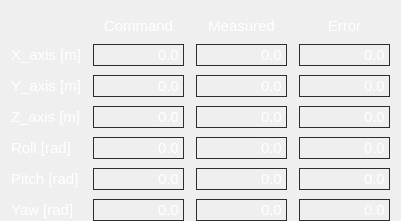
      <widget class="QWidget" name="gridLayoutWidget_3">
       <property name="geometry">
        <rect>
         <x>20</x>
         <y>240</y>
         <width>401</width>
         <height>221</height>
        </rect>
       </property>
       <layout class="QGridLayout" name="gridLayout_3">
        <property name="bottomMargin">
         <number>0</number>
        </property>
        <property name="horizontalSpacing">
         <number>12</number>
        </property>
        <property name="verticalSpacing">
         <number>9</number>
        </property>
        <item row="1" column="2">
         <widget class="QLineEdit" name="txt_measured_x_2">
          <property name="enabled">
           <bool>true</bool>
          </property>
          <property name="font">
           <font>
            <pointsize>11</pointsize>
            <italic>false</italic>
           </font>
          </property>
          <property name="layoutDirection">
           <enum>Qt::LeftToRight</enum>
          </property>
          <property name="styleSheet">
           <string notr="true">background: transparent;
border: 1px solid #2E2C2C;
color: rgb(255, 255, 255);</string>
          </property>
          <property name="text">
           <string>0.0</string>
          </property>
          <property name="alignment">
           <set>Qt::AlignRight|Qt::AlignTrailing|Qt::AlignVCenter</set>
          </property>
          <property name="readOnly">
           <bool>true</bool>
          </property>
         </widget>
        </item>
        <item row="0" column="2">
         <widget class="QLabel" name="cmd_x_42">
          <property name="font">
           <font>
            <pointsize>11</pointsize>
            <italic>false</italic>
           </font>
          </property>
          <property name="styleSheet">
           <string notr="true">color: rgb(255, 255, 255);</string>
          </property>
          <property name="text">
           <string>Measured</string>
          </property>
          <property name="alignment">
           <set>Qt::AlignBottom|Qt::AlignHCenter</set>
          </property>
         </widget>
        </item>
        <item row="0" column="3">
         <widget class="QLabel" name="cmd_x_43">
          <property name="font">
           <font>
            <pointsize>11</pointsize>
            <italic>false</italic>
           </font>
          </property>
          <property name="styleSheet">
           <string notr="true">color: rgb(255, 255, 255);</string>
          </property>
          <property name="text">
           <string>Error</string>
          </property>
          <property name="alignment">
           <set>Qt::AlignBottom|Qt::AlignHCenter</set>
          </property>
         </widget>
        </item>
        <item row="1" column="3">
         <widget class="QLineEdit" name="txt_error_x_2">
          <property name="enabled">
           <bool>true</bool>
          </property>
          <property name="font">
           <font>
            <pointsize>11</pointsize>
            <italic>false</italic>
           </font>
          </property>
          <property name="layoutDirection">
           <enum>Qt::LeftToRight</enum>
          </property>
          <property name="styleSheet">
           <string notr="true">background: transparent;
border: 1px solid #2E2C2C;
color: rgb(255, 255, 255);</string>
          </property>
          <property name="text">
           <string>0.0</string>
          </property>
          <property name="alignment">
           <set>Qt::AlignRight|Qt::AlignTrailing|Qt::AlignVCenter</set>
          </property>
          <property name="readOnly">
           <bool>true</bool>
          </property>
         </widget>
        </item>
        <item row="4" column="0">
         <widget class="QLabel" name="cmd_x_44">
          <property name="font">
           <font>
            <pointsize>11</pointsize>
            <italic>false</italic>
           </font>
          </property>
          <property name="styleSheet">
           <string notr="true">color: rgb(255, 255, 255);</string>
          </property>
          <property name="text">
           <string>Roll [rad]</string>
          </property>
         </widget>
        </item>
        <item row="5" column="0">
         <widget class="QLabel" name="cmd_x_45">
          <property name="font">
           <font>
            <pointsize>11</pointsize>
            <italic>false</italic>
           </font>
          </property>
          <property name="styleSheet">
           <string notr="true">color: rgb(255, 255, 255);</string>
          </property>
          <property name="text">
           <string>Pitch [rad]</string>
          </property>
         </widget>
        </item>
        <item row="3" column="0">
         <widget class="QLabel" name="cmd_x_46">
          <property name="font">
           <font>
            <pointsize>11</pointsize>
            <italic>false</italic>
           </font>
          </property>
          <property name="styleSheet">
           <string notr="true">color: rgb(255, 255, 255);</string>
          </property>
          <property name="text">
           <string>Z_axis [m]</string>
          </property>
         </widget>
        </item>
        <item row="2" column="0">
         <widget class="QLabel" name="cmd_x_47">
          <property name="font">
           <font>
            <pointsize>11</pointsize>
            <italic>false</italic>
           </font>
          </property>
          <property name="styleSheet">
           <string notr="true">color: rgb(255, 255, 255);</string>
          </property>
          <property name="text">
           <string>Y_axis [m]</string>
          </property>
         </widget>
        </item>
        <item row="1" column="1">
         <widget class="QLineEdit" name="txt_cmd_x_2">
          <property name="enabled">
           <bool>true</bool>
          </property>
          <property name="palette">
           <palette>
            <active>
             <colorrole role="WindowText">
              <brush brushstyle="SolidPattern">
               <color alpha="255">
                <red>255</red>
                <green>255</green>
                <blue>255</blue>
               </color>
              </brush>
             </colorrole>
             <colorrole role="Button">
              <brush brushstyle="SolidPattern">
               <color alpha="0">
                <red>0</red>
                <green>0</green>
                <blue>0</blue>
               </color>
              </brush>
             </colorrole>
             <colorrole role="Text">
              <brush brushstyle="SolidPattern">
               <color alpha="255">
                <red>255</red>
                <green>255</green>
                <blue>255</blue>
               </color>
              </brush>
             </colorrole>
             <colorrole role="ButtonText">
              <brush brushstyle="SolidPattern">
               <color alpha="255">
                <red>255</red>
                <green>255</green>
                <blue>255</blue>
               </color>
              </brush>
             </colorrole>
             <colorrole role="Base">
              <brush brushstyle="SolidPattern">
               <color alpha="0">
                <red>0</red>
                <green>0</green>
                <blue>0</blue>
               </color>
              </brush>
             </colorrole>
             <colorrole role="Window">
              <brush brushstyle="SolidPattern">
               <color alpha="0">
                <red>0</red>
                <green>0</green>
                <blue>0</blue>
               </color>
              </brush>
             </colorrole>
            </active>
            <inactive>
             <colorrole role="WindowText">
              <brush brushstyle="SolidPattern">
               <color alpha="255">
                <red>255</red>
                <green>255</green>
                <blue>255</blue>
               </color>
              </brush>
             </colorrole>
             <colorrole role="Button">
              <brush brushstyle="SolidPattern">
               <color alpha="0">
                <red>0</red>
                <green>0</green>
                <blue>0</blue>
               </color>
              </brush>
             </colorrole>
             <colorrole role="Text">
              <brush brushstyle="SolidPattern">
               <color alpha="255">
                <red>255</red>
                <green>255</green>
                <blue>255</blue>
               </color>
              </brush>
             </colorrole>
             <colorrole role="ButtonText">
              <brush brushstyle="SolidPattern">
               <color alpha="255">
                <red>255</red>
                <green>255</green>
                <blue>255</blue>
               </color>
              </brush>
             </colorrole>
             <colorrole role="Base">
              <brush brushstyle="SolidPattern">
               <color alpha="0">
                <red>0</red>
                <green>0</green>
                <blue>0</blue>
               </color>
              </brush>
             </colorrole>
             <colorrole role="Window">
              <brush brushstyle="SolidPattern">
               <color alpha="0">
                <red>0</red>
                <green>0</green>
                <blue>0</blue>
               </color>
              </brush>
             </colorrole>
            </inactive>
            <disabled>
             <colorrole role="WindowText">
              <brush brushstyle="SolidPattern">
               <color alpha="255">
                <red>255</red>
                <green>255</green>
                <blue>255</blue>
               </color>
              </brush>
             </colorrole>
             <colorrole role="Button">
              <brush brushstyle="SolidPattern">
               <color alpha="0">
                <red>0</red>
                <green>0</green>
                <blue>0</blue>
               </color>
              </brush>
             </colorrole>
             <colorrole role="Text">
              <brush brushstyle="SolidPattern">
               <color alpha="255">
                <red>255</red>
                <green>255</green>
                <blue>255</blue>
               </color>
              </brush>
             </colorrole>
             <colorrole role="ButtonText">
              <brush brushstyle="SolidPattern">
               <color alpha="255">
                <red>255</red>
                <green>255</green>
                <blue>255</blue>
               </color>
              </brush>
             </colorrole>
             <colorrole role="Base">
              <brush brushstyle="SolidPattern">
               <color alpha="0">
                <red>0</red>
                <green>0</green>
                <blue>0</blue>
               </color>
              </brush>
             </colorrole>
             <colorrole role="Window">
              <brush brushstyle="SolidPattern">
               <color alpha="0">
                <red>0</red>
                <green>0</green>
                <blue>0</blue>
               </color>
              </brush>
             </colorrole>
            </disabled>
           </palette>
          </property>
          <property name="font">
           <font>
            <pointsize>11</pointsize>
            <italic>false</italic>
           </font>
          </property>
          <property name="layoutDirection">
           <enum>Qt::LeftToRight</enum>
          </property>
          <property name="styleSheet">
           <string notr="true">background: transparent;
color: rgb(255, 255, 255);
border: 1px solid #2E2C2C;</string>
          </property>
          <property name="text">
           <string>0.0</string>
          </property>
          <property name="alignment">
           <set>Qt::AlignRight|Qt::AlignTrailing|Qt::AlignVCenter</set>
          </property>
          <property name="readOnly">
           <bool>true</bool>
          </property>
         </widget>
        </item>
        <item row="0" column="1">
         <widget class="QLabel" name="cmd_x_63">
          <property name="enabled">
           <bool>false</bool>
          </property>
          <property name="minimumSize">
           <size>
            <width>0</width>
            <height>17</height>
           </size>
          </property>
          <property name="maximumSize">
           <size>
            <width>16777215</width>
            <height>16777215</height>
           </size>
          </property>
          <property name="font">
           <font>
            <pointsize>11</pointsize>
            <italic>false</italic>
           </font>
          </property>
          <property name="styleSheet">
           <string notr="true">color: rgb(255, 255, 255);</string>
          </property>
          <property name="text">
           <string>Command</string>
          </property>
          <property name="alignment">
           <set>Qt::AlignBottom|Qt::AlignHCenter</set>
          </property>
         </widget>
        </item>
        <item row="1" column="0">
         <widget class="QLabel" name="cmd_x_64">
          <property name="font">
           <font>
            <pointsize>11</pointsize>
            <italic>false</italic>
           </font>
          </property>
          <property name="styleSheet">
           <string notr="true">color: rgb(255, 255, 255);</string>
          </property>
          <property name="text">
           <string>X_axis [m]</string>
          </property>
         </widget>
        </item>
        <item row="2" column="1">
         <widget class="QLineEdit" name="txt_cmd_y_2">
          <property name="enabled">
           <bool>true</bool>
          </property>
          <property name="font">
           <font>
            <pointsize>11</pointsize>
            <italic>false</italic>
           </font>
          </property>
          <property name="layoutDirection">
           <enum>Qt::LeftToRight</enum>
          </property>
          <property name="styleSheet">
           <string notr="true">background: transparent;
border: 1px solid #2E2C2C;
color: rgb(255, 255, 255);</string>
          </property>
          <property name="text">
           <string>0.0</string>
          </property>
          <property name="alignment">
           <set>Qt::AlignRight|Qt::AlignTrailing|Qt::AlignVCenter</set>
          </property>
          <property name="readOnly">
           <bool>true</bool>
          </property>
         </widget>
        </item>
        <item row="6" column="0">
         <widget class="QLabel" name="cmd_x_65">
          <property name="font">
           <font>
            <pointsize>11</pointsize>
            <italic>false</italic>
           </font>
          </property>
          <property name="styleSheet">
           <string notr="true">color: rgb(255, 255, 255);</string>
          </property>
          <property name="text">
           <string>Yaw [rad]</string>
          </property>
         </widget>
        </item>
        <item row="3" column="1">
         <widget class="QLineEdit" name="txt_cmd_z_2">
          <property name="enabled">
           <bool>true</bool>
          </property>
          <property name="font">
           <font>
            <pointsize>11</pointsize>
            <italic>false</italic>
           </font>
          </property>
          <property name="layoutDirection">
           <enum>Qt::LeftToRight</enum>
          </property>
          <property name="styleSheet">
           <string notr="true">background: transparent;
border: 1px solid #2E2C2C;
color: rgb(255, 255, 255);</string>
          </property>
          <property name="text">
           <string>0.0</string>
          </property>
          <property name="alignment">
           <set>Qt::AlignRight|Qt::AlignTrailing|Qt::AlignVCenter</set>
          </property>
          <property name="readOnly">
           <bool>true</bool>
          </property>
         </widget>
        </item>
        <item row="4" column="1">
         <widget class="QLineEdit" name="txt_cmd_roll_2">
          <property name="enabled">
           <bool>true</bool>
          </property>
          <property name="font">
           <font>
            <pointsize>11</pointsize>
            <italic>false</italic>
           </font>
          </property>
          <property name="layoutDirection">
           <enum>Qt::LeftToRight</enum>
          </property>
          <property name="styleSheet">
           <string notr="true">background: transparent;
border: 1px solid #2E2C2C;
color: rgb(255, 255, 255);</string>
          </property>
          <property name="text">
           <string>0.0</string>
          </property>
          <property name="alignment">
           <set>Qt::AlignRight|Qt::AlignTrailing|Qt::AlignVCenter</set>
          </property>
          <property name="readOnly">
           <bool>true</bool>
          </property>
         </widget>
        </item>
        <item row="5" column="1">
         <widget class="QLineEdit" name="txt_cmd_pitch_2">
          <property name="enabled">
           <bool>true</bool>
          </property>
          <property name="font">
           <font>
            <pointsize>11</pointsize>
            <italic>false</italic>
           </font>
          </property>
          <property name="layoutDirection">
           <enum>Qt::LeftToRight</enum>
          </property>
          <property name="styleSheet">
           <string notr="true">background: transparent;
border: 1px solid #2E2C2C;
color: rgb(255, 255, 255);</string>
          </property>
          <property name="text">
           <string>0.0</string>
          </property>
          <property name="alignment">
           <set>Qt::AlignRight|Qt::AlignTrailing|Qt::AlignVCenter</set>
          </property>
          <property name="readOnly">
           <bool>true</bool>
          </property>
         </widget>
        </item>
        <item row="6" column="1">
         <widget class="QLineEdit" name="txt_cmd_yaw_2">
          <property name="enabled">
           <bool>true</bool>
          </property>
          <property name="font">
           <font>
            <pointsize>11</pointsize>
            <italic>false</italic>
           </font>
          </property>
          <property name="layoutDirection">
           <enum>Qt::LeftToRight</enum>
          </property>
          <property name="styleSheet">
           <string notr="true">background: transparent;
border: 1px solid #2E2C2C;
color: rgb(255, 255, 255);</string>
          </property>
          <property name="text">
           <string>0.0</string>
          </property>
          <property name="alignment">
           <set>Qt::AlignRight|Qt::AlignTrailing|Qt::AlignVCenter</set>
          </property>
          <property name="readOnly">
           <bool>true</bool>
          </property>
         </widget>
        </item>
        <item row="2" column="2">
         <widget class="QLineEdit" name="txt_measured_y_2">
          <property name="enabled">
           <bool>true</bool>
          </property>
          <property name="font">
           <font>
            <pointsize>11</pointsize>
            <italic>false</italic>
           </font>
          </property>
          <property name="layoutDirection">
           <enum>Qt::LeftToRight</enum>
          </property>
          <property name="styleSheet">
           <string notr="true">background: transparent;
border: 1px solid #2E2C2C;
color: rgb(255, 255, 255);</string>
          </property>
          <property name="text">
           <string>0.0</string>
          </property>
          <property name="alignment">
           <set>Qt::AlignRight|Qt::AlignTrailing|Qt::AlignVCenter</set>
          </property>
          <property name="readOnly">
           <bool>true</bool>
          </property>
         </widget>
        </item>
        <item row="3" column="2">
         <widget class="QLineEdit" name="txt_measured_z_2">
          <property name="enabled">
           <bool>true</bool>
          </property>
          <property name="font">
           <font>
            <pointsize>11</pointsize>
            <italic>false</italic>
           </font>
          </property>
          <property name="layoutDirection">
           <enum>Qt::LeftToRight</enum>
          </property>
          <property name="styleSheet">
           <string notr="true">background: transparent;
border: 1px solid #2E2C2C;
color: rgb(255, 255, 255);</string>
          </property>
          <property name="text">
           <string>0.0</string>
          </property>
          <property name="alignment">
           <set>Qt::AlignRight|Qt::AlignTrailing|Qt::AlignVCenter</set>
          </property>
          <property name="readOnly">
           <bool>true</bool>
          </property>
         </widget>
        </item>
        <item row="4" column="2">
         <widget class="QLineEdit" name="txt_measured_roll_2">
          <property name="enabled">
           <bool>true</bool>
          </property>
          <property name="font">
           <font>
            <pointsize>11</pointsize>
            <italic>false</italic>
           </font>
          </property>
          <property name="layoutDirection">
           <enum>Qt::LeftToRight</enum>
          </property>
          <property name="styleSheet">
           <string notr="true">background: transparent;
border: 1px solid #2E2C2C;
color: rgb(255, 255, 255);</string>
          </property>
          <property name="text">
           <string>0.0</string>
          </property>
          <property name="alignment">
           <set>Qt::AlignRight|Qt::AlignTrailing|Qt::AlignVCenter</set>
          </property>
          <property name="readOnly">
           <bool>true</bool>
          </property>
         </widget>
        </item>
        <item row="5" column="2">
         <widget class="QLineEdit" name="txt_measured_pitch_2">
          <property name="enabled">
           <bool>true</bool>
          </property>
          <property name="font">
           <font>
            <pointsize>11</pointsize>
            <italic>false</italic>
           </font>
          </property>
          <property name="layoutDirection">
           <enum>Qt::LeftToRight</enum>
          </property>
          <property name="styleSheet">
           <string notr="true">background: transparent;
border: 1px solid #2E2C2C;
color: rgb(255, 255, 255);</string>
          </property>
          <property name="text">
           <string>0.0</string>
          </property>
          <property name="alignment">
           <set>Qt::AlignRight|Qt::AlignTrailing|Qt::AlignVCenter</set>
          </property>
          <property name="readOnly">
           <bool>true</bool>
          </property>
         </widget>
        </item>
        <item row="6" column="2">
         <widget class="QLineEdit" name="txt_measured_yaw_2">
          <property name="enabled">
           <bool>true</bool>
          </property>
          <property name="font">
           <font>
            <pointsize>11</pointsize>
            <italic>false</italic>
           </font>
          </property>
          <property name="layoutDirection">
           <enum>Qt::LeftToRight</enum>
          </property>
          <property name="styleSheet">
           <string notr="true">background: transparent;
border: 1px solid #2E2C2C;
color: rgb(255, 255, 255);</string>
          </property>
          <property name="text">
           <string>0.0</string>
          </property>
          <property name="alignment">
           <set>Qt::AlignRight|Qt::AlignTrailing|Qt::AlignVCenter</set>
          </property>
          <property name="readOnly">
           <bool>true</bool>
          </property>
         </widget>
        </item>
        <item row="2" column="3">
         <widget class="QLineEdit" name="txt_error_y_2">
          <property name="enabled">
           <bool>true</bool>
          </property>
          <property name="font">
           <font>
            <pointsize>11</pointsize>
            <italic>false</italic>
           </font>
          </property>
          <property name="layoutDirection">
           <enum>Qt::LeftToRight</enum>
          </property>
          <property name="styleSheet">
           <string notr="true">background: transparent;
border: 1px solid #2E2C2C;
color: rgb(255, 255, 255);</string>
          </property>
          <property name="text">
           <string>0.0</string>
          </property>
          <property name="alignment">
           <set>Qt::AlignRight|Qt::AlignTrailing|Qt::AlignVCenter</set>
          </property>
          <property name="readOnly">
           <bool>true</bool>
          </property>
         </widget>
        </item>
        <item row="3" column="3">
         <widget class="QLineEdit" name="txt_error_z_2">
          <property name="enabled">
           <bool>true</bool>
          </property>
          <property name="font">
           <font>
            <pointsize>11</pointsize>
            <italic>false</italic>
           </font>
          </property>
          <property name="layoutDirection">
           <enum>Qt::LeftToRight</enum>
          </property>
          <property name="styleSheet">
           <string notr="true">background: transparent;
border: 1px solid #2E2C2C;
color: rgb(255, 255, 255);</string>
          </property>
          <property name="text">
           <string>0.0</string>
          </property>
          <property name="alignment">
           <set>Qt::AlignRight|Qt::AlignTrailing|Qt::AlignVCenter</set>
          </property>
          <property name="readOnly">
           <bool>true</bool>
          </property>
         </widget>
        </item>
        <item row="4" column="3">
         <widget class="QLineEdit" name="txt_error_roll_2">
          <property name="enabled">
           <bool>true</bool>
          </property>
          <property name="font">
           <font>
            <pointsize>11</pointsize>
            <italic>false</italic>
           </font>
          </property>
          <property name="layoutDirection">
           <enum>Qt::LeftToRight</enum>
          </property>
          <property name="styleSheet">
           <string notr="true">background: transparent;
border: 1px solid #2E2C2C;
color: rgb(255, 255, 255);</string>
          </property>
          <property name="text">
           <string>0.0</string>
          </property>
          <property name="alignment">
           <set>Qt::AlignRight|Qt::AlignTrailing|Qt::AlignVCenter</set>
          </property>
          <property name="readOnly">
           <bool>true</bool>
          </property>
         </widget>
        </item>
        <item row="5" column="3">
         <widget class="QLineEdit" name="txt_error_pitch_2">
          <property name="enabled">
           <bool>true</bool>
          </property>
          <property name="font">
           <font>
            <pointsize>11</pointsize>
            <italic>false</italic>
           </font>
          </property>
          <property name="layoutDirection">
           <enum>Qt::LeftToRight</enum>
          </property>
          <property name="styleSheet">
           <string notr="true">background: transparent;
border: 1px solid #2E2C2C;
color: rgb(255, 255, 255);</string>
          </property>
          <property name="text">
           <string>0.0</string>
          </property>
          <property name="alignment">
           <set>Qt::AlignRight|Qt::AlignTrailing|Qt::AlignVCenter</set>
          </property>
          <property name="readOnly">
           <bool>true</bool>
          </property>
         </widget>
        </item>
        <item row="6" column="3">
         <widget class="QLineEdit" name="txt_error_yaw_2">
          <property name="enabled">
           <bool>true</bool>
          </property>
          <property name="font">
           <font>
            <pointsize>11</pointsize>
            <italic>false</italic>
           </font>
          </property>
          <property name="layoutDirection">
           <enum>Qt::LeftToRight</enum>
          </property>
          <property name="styleSheet">
           <string notr="true">background: transparent;
border: 1px solid #2E2C2C;
color: rgb(255, 255, 255);</string>
          </property>
          <property name="text">
           <string>0.0</string>
          </property>
          <property name="alignment">
           <set>Qt::AlignRight|Qt::AlignTrailing|Qt::AlignVCenter</set>
          </property>
          <property name="readOnly">
           <bool>true</bool>
          </property>
         </widget>
        </item>
       </layout>
      </widget>
